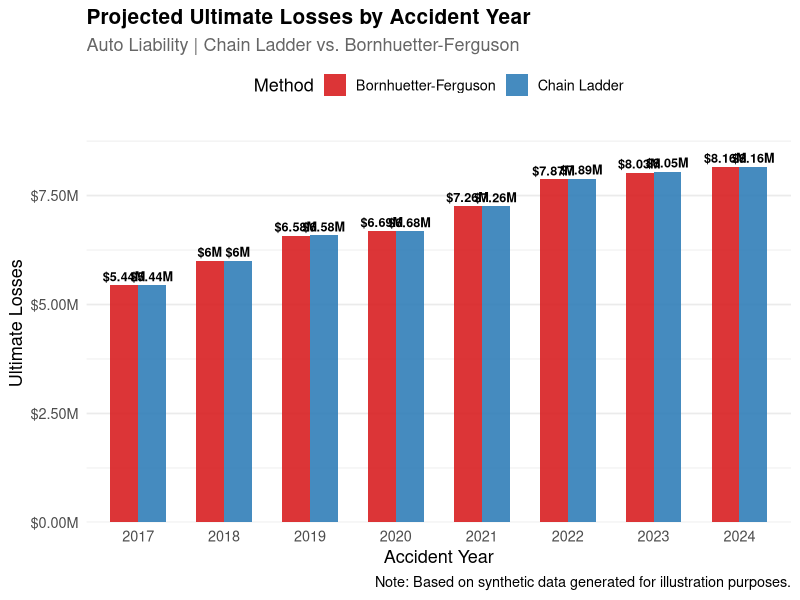
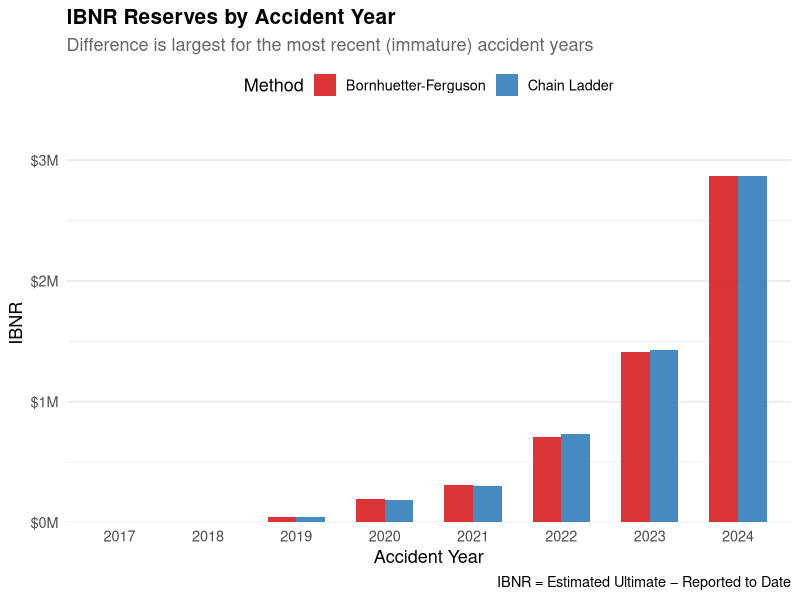
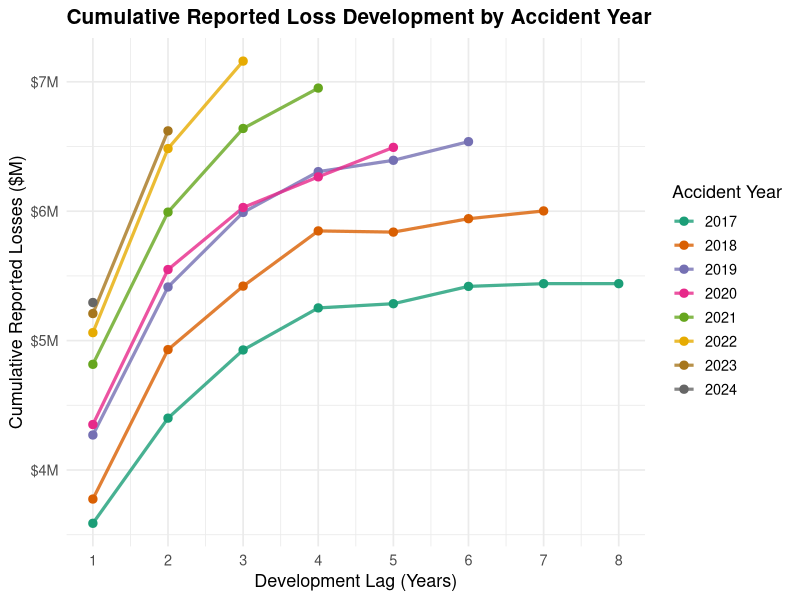

The R script that drew these images, in order:
## ---- chunk 1

## ---- chunk 2
knitr::opts_chunk$set(
  echo    = TRUE,
  message = FALSE,
  warning = FALSE,
  fig.width  = 10,
  fig.height = 6
)
## ---- chunk 3
library(tidyverse)
library(knitr)
library(kableExtra)
library(scales)

set.seed(42)  # Ensures reproducibility — anyone running this gets the same numbers

# ── Parameters ──────────────────────────────────────────────────────────────────
accident_years  <- 2017:2024
n_lags          <- 8
n_claims_range  <- c(180, 320)   # Claims per accident year

# Premium grows modestly each year (reflects a growing book of business)
premiums <- tibble(
  accident_year = accident_years,
  premium       = round(seq(8e6, 11.5e6, length.out = 8), -3)
)

# ── Development pattern ──────────────────────────────────────────────────────────
# These cumulative % factors describe how much of ultimate losses are paid by each lag.
# Auto liability tends to develop faster than, say, workers' comp.
cum_pct_paid <- c(0.38, 0.62, 0.76, 0.85, 0.91, 0.95, 0.98, 1.00)
cum_pct_rptd <- c(0.65, 0.82, 0.90, 0.95, 0.97, 0.98, 0.99, 1.00)

# ── Ultimate loss ratio assumptions ─────────────────────────────────────────────
# Each accident year has a slightly different underlying loss ratio, reflecting
# real-world variability in claim severity and frequency.
ult_loss_ratios <- c(0.68, 0.71, 0.74, 0.70, 0.73, 0.75, 0.72, 0.70)

# ── Build the claims dataset ─────────────────────────────────────────────────────
claims_list <- list()

for (i in seq_along(accident_years)) {
  ay      <- accident_years[i]
  prem    <- premiums$premium[i]
  ult_lr  <- ult_loss_ratios[i]
  ult_loss <- prem * ult_lr

  # The current calendar year is 2024, so accident year 2017 has 8 lags of
  # development, 2018 has 7, ..., 2024 has only 1.
  max_lag <- n_lags - (i - 1)   # most-recent AY has fewest lags observed

  n_claims <- sample(seq(n_claims_range[1], n_claims_range[2]), 1)

  for (lag in 1:max_lag) {
    # Add realistic noise around the expected development percentages
    noise_paid <- rnorm(1, 0, 0.015)
    noise_rptd <- rnorm(1, 0, 0.010)

    paid_pct <- min(max(cum_pct_paid[lag] + noise_paid, 0.01), 1.00)
    rptd_pct <- min(max(cum_pct_rptd[lag] + noise_rptd, paid_pct), 1.00)

    claims_list[[length(claims_list) + 1]] <- tibble(
      claim_id      = paste0("AY", ay, "-L", lag),
      accident_year = ay,
      development_lag = lag,
      claim_count   = round(n_claims * paid_pct),
      paid_losses   = round(ult_loss * paid_pct, 0),
      reported_losses = round(ult_loss * rptd_pct, 0),
      premium       = prem
    )
  }
}

claims_df <- bind_rows(claims_list)

# Preview the first several rows
claims_df %>%
  head(16) %>%
  mutate(across(c(paid_losses, reported_losses, premium), dollar)) %>%
  kable(caption = "Sample of Synthetic Auto Liability Claims Data",
        align   = "c") %>%
  kable_styling(bootstrap_options = c("striped", "hover", "condensed"),
                full_width = FALSE)
## ---- chunk 4
# Export the full dataset as a CSV for sharing / reproducibility
write_csv(claims_df, "auto_liability_claims.csv")
cat("✓ Exported", nrow(claims_df), "rows to auto_liability_claims.csv\n")
## ---- chunk 5
claims_df %>%
  group_by(accident_year) %>%
  summarise(
    lags_observed   = max(development_lag),
    total_claims    = max(claim_count),
    paid_at_latest  = dollar(max(paid_losses)),
    rptd_at_latest  = dollar(max(reported_losses)),
    premium         = dollar(first(premium))
  ) %>%
  kable(caption = "Summary by Accident Year (latest diagonal)",
        col.names = c("Accident Year", "Lags Observed", "# Claims",
                      "Paid to Date", "Reported to Date", "Premium"),
        align = "c") %>%
  kable_styling(bootstrap_options = c("striped", "hover"), full_width = FALSE)
## ---- chunk 6
# ── Paid Loss Triangle ───────────────────────────────────────────────────────────
paid_triangle <- claims_df %>%
  select(accident_year, development_lag, paid_losses) %>%
  pivot_wider(
    names_from   = development_lag,
    values_from  = paid_losses,
    names_prefix = "Lag_"
  ) %>%
  arrange(accident_year) %>%
  column_to_rownames("accident_year")

# ── Reported Loss Triangle ───────────────────────────────────────────────────────
rptd_triangle <- claims_df %>%
  select(accident_year, development_lag, reported_losses) %>%
  pivot_wider(
    names_from   = development_lag,
    values_from  = reported_losses,
    names_prefix = "Lag_"
  ) %>%
  arrange(accident_year) %>%
  column_to_rownames("accident_year")

# Display the paid triangle with NA cells shown as "—"
paid_triangle %>%
  mutate(across(everything(), ~ ifelse(is.na(.), "—", dollar(.)))) %>%
  kable(caption = "Cumulative Paid Loss Triangle — Auto Liability (2017–2024)",
        align   = "c") %>%
  kable_styling(bootstrap_options = c("striped", "hover", "condensed"),
                full_width = TRUE) %>%
  column_spec(1:8, width = "10%")
## ---- chunk 7
rptd_triangle %>%
  mutate(across(everything(), ~ ifelse(is.na(.), "—", dollar(.)))) %>%
  kable(caption = "Cumulative Reported Loss Triangle — Auto Liability (2017–2024)",
        align   = "c") %>%
  kable_styling(bootstrap_options = c("striped", "hover", "condensed"),
                full_width = TRUE)
## ---- chunk 8
# ── Volume-weighted age-to-age factors ──────────────────────────────────────────
# Volume-weighting sums numerators and denominators separately before dividing.
# This gives more weight to larger accident years and is the actuarial standard.

compute_ldfs <- function(triangle) {
  n_rows <- nrow(triangle)
  n_cols <- ncol(triangle)
  ldfs   <- numeric(n_cols - 1)

  for (j in 1:(n_cols - 1)) {
    # Only use rows where BOTH the current and next lag are observed
    numerator   <- sum(triangle[, j + 1], na.rm = TRUE)
    denominator <- sum(triangle[1:(n_rows - j), j], na.rm = TRUE)
    ldfs[j]     <- numerator / denominator
  }
  ldfs
}

paid_ldfs <- compute_ldfs(as.matrix(paid_triangle))
rptd_ldfs <- compute_ldfs(as.matrix(rptd_triangle))

# Add a tail factor of 1.000 (assuming development is complete at Lag 8)
tail_factor <- 1.000
paid_ldfs_full <- c(paid_ldfs, tail_factor)
rptd_ldfs_full <- c(rptd_ldfs, tail_factor)

ldf_table <- tibble(
  Transition  = c(paste0("Lag ", 1:7, " → ", 2:8), "Lag 8 → Ult"),
  `Paid LDF`  = round(paid_ldfs_full, 4),
  `Rptd LDF`  = round(rptd_ldfs_full, 4)
)

ldf_table %>%
  kable(caption = "Age-to-Age Loss Development Factors (LDFs)",
        align   = "c") %>%
  kable_styling(bootstrap_options = c("striped", "hover"), full_width = FALSE)
## ---- chunk 9
# ── Cumulative-to-Ultimate (CDF) factors ────────────────────────────────────────
# The CDF at lag j = product of all LDFs from lag j onward.
# This tells us: "multiply current losses by this factor to get ultimate."

compute_cdfs <- function(ldfs_full) {
  n <- length(ldfs_full)
  cdfs <- numeric(n)
  cdfs[n] <- ldfs_full[n]
  for (j in (n - 1):1) {
    cdfs[j] <- ldfs_full[j] * cdfs[j + 1]
  }
  cdfs
}

paid_cdfs <- compute_cdfs(paid_ldfs_full)
rptd_cdfs <- compute_cdfs(rptd_ldfs_full)

# ── Extract the latest diagonal ──────────────────────────────────────────────────
# For each accident year, find its most recent observed value.
get_latest_diagonal <- function(triangle) {
  apply(triangle, 1, function(row) {
    vals <- row[!is.na(row)]
    if (length(vals) == 0) NA else tail(vals, 1)
  })
}

latest_paid <- get_latest_diagonal(as.matrix(paid_triangle))
latest_rptd <- get_latest_diagonal(as.matrix(rptd_triangle))

# The lag at which each accident year currently sits
current_lag <- sapply(as.data.frame(t(paid_triangle)), function(col) {
  sum(!is.na(col))
})
current_lag <- apply(as.matrix(paid_triangle), 1, function(row) sum(!is.na(row)))

# ── Compute ultimate and IBNR ────────────────────────────────────────────────────
cl_results <- tibble(
  accident_year       = accident_years,
  current_lag         = current_lag,
  paid_to_date        = latest_paid,
  reported_to_date    = latest_rptd,
  paid_cdf            = paid_cdfs[current_lag],
  rptd_cdf            = rptd_cdfs[current_lag],
  cl_ultimate_paid    = round(latest_paid * paid_cdfs[current_lag], 0),
  cl_ultimate_rptd    = round(latest_rptd * rptd_cdfs[current_lag], 0),
  ibnr_paid_basis     = round(latest_paid * paid_cdfs[current_lag] - latest_rptd, 0),
  ibnr_rptd_basis     = round(latest_rptd * rptd_cdfs[current_lag] - latest_rptd, 0)
)

cl_results %>%
  mutate(
    paid_to_date     = dollar(paid_to_date),
    reported_to_date = dollar(reported_to_date),
    paid_cdf         = round(paid_cdf, 4),
    rptd_cdf         = round(rptd_cdf, 4),
    cl_ultimate_rptd = dollar(cl_ultimate_rptd),
    ibnr_rptd_basis  = dollar(ibnr_rptd_basis)
  ) %>%
  select(accident_year, current_lag, reported_to_date, rptd_cdf,
         cl_ultimate_rptd, ibnr_rptd_basis) %>%
  kable(
    caption = "Chain Ladder Results — Reported Basis",
    col.names = c("Accident Year", "Current Lag", "Reported to Date",
                  "CDF to Ult", "CL Ultimate", "CL IBNR"),
    align = "c"
  ) %>%
  kable_styling(bootstrap_options = c("striped", "hover"), full_width = FALSE)
## ---- chunk 10
cat("Chain Ladder Total IBNR (Reported Basis):",
    dollar(sum(cl_results$ibnr_rptd_basis)), "\n")
cat("Chain Ladder Total Ultimate (Reported Basis):",
    dollar(sum(cl_results$cl_ultimate_rptd)), "\n")
## ---- chunk 11
# ── A priori loss ratios ─────────────────────────────────────────────────────────
# In practice, these would come from pricing, industry benchmarks, or management
# judgment. Here we use slightly smoothed versions of our true simulation ratios.
apriori_lr <- c(0.70, 0.70, 0.72, 0.72, 0.73, 0.73, 0.72, 0.71)

bf_inputs <- cl_results %>%
  mutate(
    premium           = premiums$premium,
    apriori_lr        = apriori_lr,
    expected_ultimate = round(premium * apriori_lr, 0),
    pct_unreported    = round(1 - 1 / rptd_cdf, 4),   # Expected % still to develop
    expected_unreptd  = round(expected_ultimate * pct_unreported, 0)
  )

bf_inputs %>%
  mutate(
    premium           = dollar(premium),
    expected_ultimate = dollar(expected_ultimate),
    expected_unreptd  = dollar(expected_unreptd)
  ) %>%
  select(accident_year, premium, apriori_lr, expected_ultimate,
         pct_unreported, expected_unreptd) %>%
  kable(
    caption = "BF Method — A Priori Inputs",
    col.names = c("Accident Year", "Premium", "A Priori LR",
                  "Expected Ultimate", "% Unreported", "Expected Unreported"),
    align = "c"
  ) %>%
  kable_styling(bootstrap_options = c("striped", "hover"), full_width = FALSE)
## ---- chunk 12
bf_results <- bf_inputs %>%
  mutate(
    bf_ultimate = round(reported_to_date + expected_unreptd, 0),
    bf_ibnr     = round(bf_ultimate - reported_to_date, 0)
  )

bf_results %>%
  mutate(
    reported_to_date = dollar(reported_to_date),
    expected_unreptd = dollar(expected_unreptd),
    bf_ultimate      = dollar(bf_ultimate),
    bf_ibnr          = dollar(bf_ibnr)
  ) %>%
  select(accident_year, reported_to_date, expected_unreptd, bf_ultimate, bf_ibnr) %>%
  kable(
    caption = "Bornhuetter-Ferguson Results — Reported Basis",
    col.names = c("Accident Year", "Reported to Date", "Expected Unreported",
                  "BF Ultimate", "BF IBNR"),
    align = "c"
  ) %>%
  kable_styling(bootstrap_options = c("striped", "hover"), full_width = FALSE)
## ---- chunk 13
cat("BF Total IBNR:", dollar(sum(bf_results$bf_ibnr)), "\n")
cat("BF Total Ultimate:", dollar(sum(bf_results$bf_ultimate)), "\n")
## ---- chunk 14
comparison <- tibble(
  accident_year    = accident_years,
  reported_to_date = cl_results$reported_to_date,
  cl_ultimate      = cl_results$cl_ultimate_rptd,
  cl_ibnr          = cl_results$ibnr_rptd_basis,
  bf_ultimate      = bf_results$bf_ultimate,
  bf_ibnr          = bf_results$bf_ibnr,
  diff_ibnr        = bf_results$bf_ibnr - cl_results$ibnr_rptd_basis
)

comparison %>%
  mutate(across(c(reported_to_date, cl_ultimate, cl_ibnr,
                  bf_ultimate, bf_ibnr, diff_ibnr), dollar)) %>%
  kable(
    caption = "Chain Ladder vs. Bornhuetter-Ferguson — Full Comparison",
    col.names = c("Accident Year", "Reported to Date",
                  "CL Ultimate", "CL IBNR",
                  "BF Ultimate", "BF IBNR",
                  "BF − CL IBNR"),
    align = "c"
  ) %>%
  kable_styling(bootstrap_options = c("striped", "hover"), full_width = TRUE) %>%
  row_spec(which(abs(bf_results$bf_ibnr - cl_results$ibnr_rptd_basis) ==
                   max(abs(bf_results$bf_ibnr - cl_results$ibnr_rptd_basis))),
           bold = TRUE, background = "#fff3cd")
## ---- chunk 15
plot_data <- comparison %>%
  select(accident_year, cl_ultimate, bf_ultimate) %>%
  pivot_longer(cols = c(cl_ultimate, bf_ultimate),
               names_to = "method", values_to = "ultimate") %>%
  mutate(method = recode(method,
                         "cl_ultimate" = "Chain Ladder",
                         "bf_ultimate" = "Bornhuetter-Ferguson"))

ggplot(plot_data, aes(x = factor(accident_year), y = ultimate, fill = method)) +
  geom_col(position = "dodge", width = 0.65, alpha = 0.88) +
  geom_text(aes(label = paste0("$", round(ultimate / 1e6, 2), "M")),
            position = position_dodge(width = 0.65),
            vjust = -0.4, size = 3.2, fontface = "bold") +
  scale_y_continuous(labels = label_dollar(scale = 1e-6, suffix = "M"),
                     expand = expansion(mult = c(0, 0.12))) +
  scale_fill_manual(values = c("Chain Ladder" = "#2c7bb6", "Bornhuetter-Ferguson" = "#d7191c")) +
  labs(
    title    = "Projected Ultimate Losses by Accident Year",
    subtitle = "Auto Liability | Chain Ladder vs. Bornhuetter-Ferguson",
    x        = "Accident Year",
    y        = "Ultimate Losses",
    fill     = "Method",
    caption  = "Note: Based on synthetic data generated for illustration purposes."
  ) +
  theme_minimal(base_size = 13) +
  theme(
    plot.title    = element_text(face = "bold", size = 15),
    plot.subtitle = element_text(color = "grey40"),
    legend.position = "top",
    panel.grid.major.x = element_blank()
  )
## ---- chunk 16
ibnr_data <- comparison %>%
  select(accident_year, cl_ibnr, bf_ibnr) %>%
  pivot_longer(cols = c(cl_ibnr, bf_ibnr),
               names_to = "method", values_to = "ibnr") %>%
  mutate(method = recode(method,
                         "cl_ibnr" = "Chain Ladder",
                         "bf_ibnr" = "Bornhuetter-Ferguson"))

ggplot(ibnr_data, aes(x = factor(accident_year), y = ibnr, fill = method)) +
  geom_col(position = "dodge", width = 0.65, alpha = 0.88) +
  scale_y_continuous(labels = label_dollar(scale = 1e-6, suffix = "M"),
                     expand = expansion(mult = c(0, 0.15))) +
  scale_fill_manual(values = c("Chain Ladder" = "#2c7bb6", "Bornhuetter-Ferguson" = "#d7191c")) +
  labs(
    title    = "IBNR Reserves by Accident Year",
    subtitle = "Difference is largest for the most recent (immature) accident years",
    x        = "Accident Year",
    y        = "IBNR",
    fill     = "Method",
    caption  = "IBNR = Estimated Ultimate − Reported to Date"
  ) +
  theme_minimal(base_size = 13) +
  theme(
    plot.title    = element_text(face = "bold", size = 15),
    plot.subtitle = element_text(color = "grey40"),
    legend.position = "top",
    panel.grid.major.x = element_blank()
  )
## ---- chunk 17
dev_data <- claims_df %>%
  group_by(accident_year, development_lag) %>%
  summarise(reported_losses = max(reported_losses), .groups = "drop") %>%
  group_by(accident_year) %>%
  mutate(pct_of_latest = reported_losses / max(reported_losses)) %>%
  ungroup()

ggplot(dev_data, aes(x = development_lag, y = reported_losses / 1e6,
                     color = factor(accident_year), group = accident_year)) +
  geom_line(linewidth = 1.1, alpha = 0.8) +
  geom_point(size = 2.5) +
  scale_color_brewer(palette = "Dark2") +
  scale_x_continuous(breaks = 1:8) +
  scale_y_continuous(labels = label_dollar(suffix = "M")) +
  labs(
    title  = "Cumulative Reported Loss Development by Accident Year",
    x      = "Development Lag (Years)",
    y      = "Cumulative Reported Losses ($M)",
    color  = "Accident Year"
  ) +
  theme_minimal(base_size = 13) +
  theme(
    plot.title      = element_text(face = "bold", size = 15),
    legend.position = "right"
  )
## ---- chunk 18
summary_tbl <- tibble(
  Metric              = c("Total Reported to Date", "Chain Ladder Ultimate",
                           "Chain Ladder IBNR", "BF Ultimate", "BF IBNR"),
  Value               = c(
    dollar(sum(cl_results$reported_to_date)),
    dollar(sum(cl_results$cl_ultimate_rptd)),
    dollar(sum(cl_results$ibnr_rptd_basis)),
    dollar(sum(bf_results$bf_ultimate)),
    dollar(sum(bf_results$bf_ibnr))
  )
)

summary_tbl %>%
  kable(caption = "Portfolio Summary — All Accident Years Combined", align = "lr") %>%
  kable_styling(bootstrap_options = c("striped", "hover"), full_width = FALSE) %>%
  row_spec(c(3, 5), bold = TRUE, background = "#e8f4f8")
## ---- chunk 19
sessionInfo()
